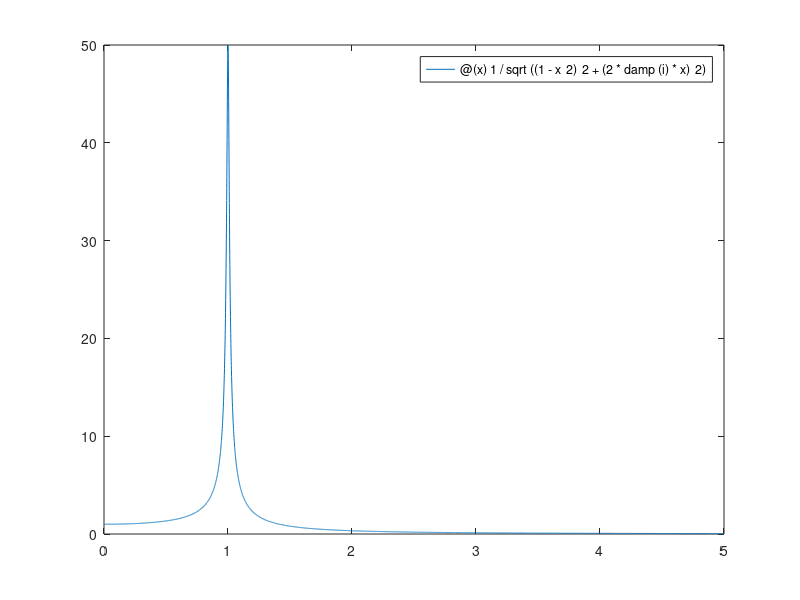
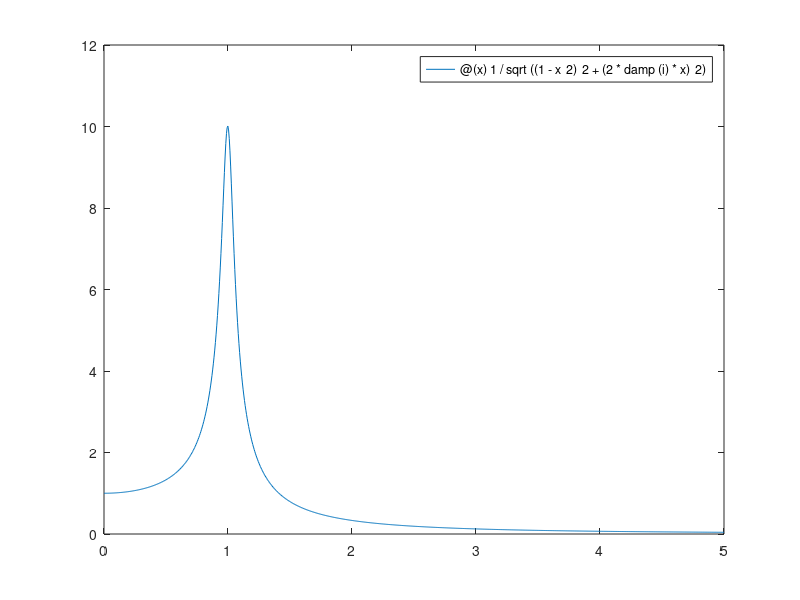
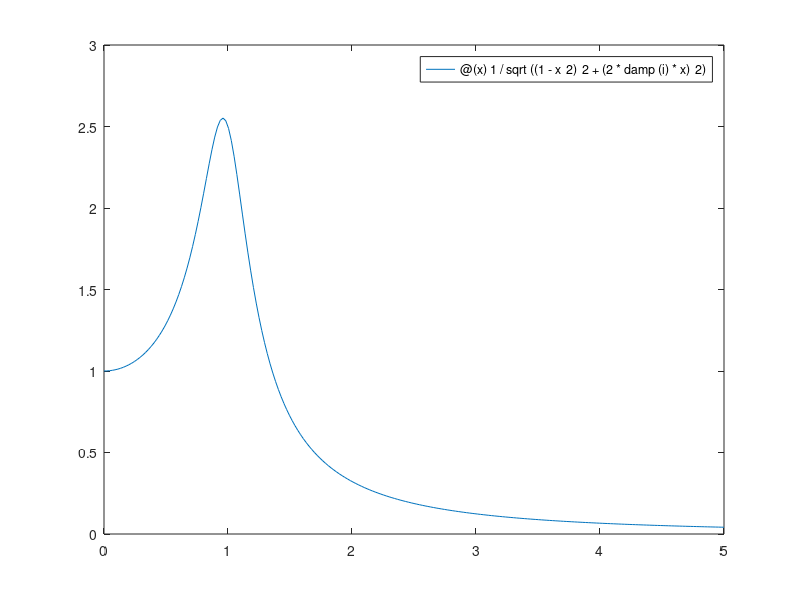
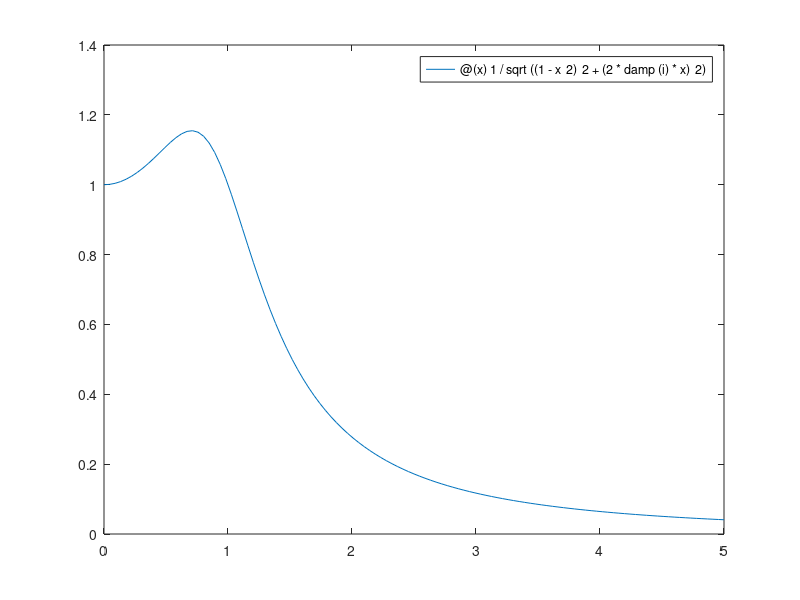

Write the MATLAB code that produced these figures, in order.
clc;
clear;
damp = [0.01 0.05 0.2 0.5]; % damping ratio
for i = 1:4
    figure();
    fplot(@(x) 1/sqrt((1-x^2)^2+(2*damp(i)*x)^2),[0 5]);
end

